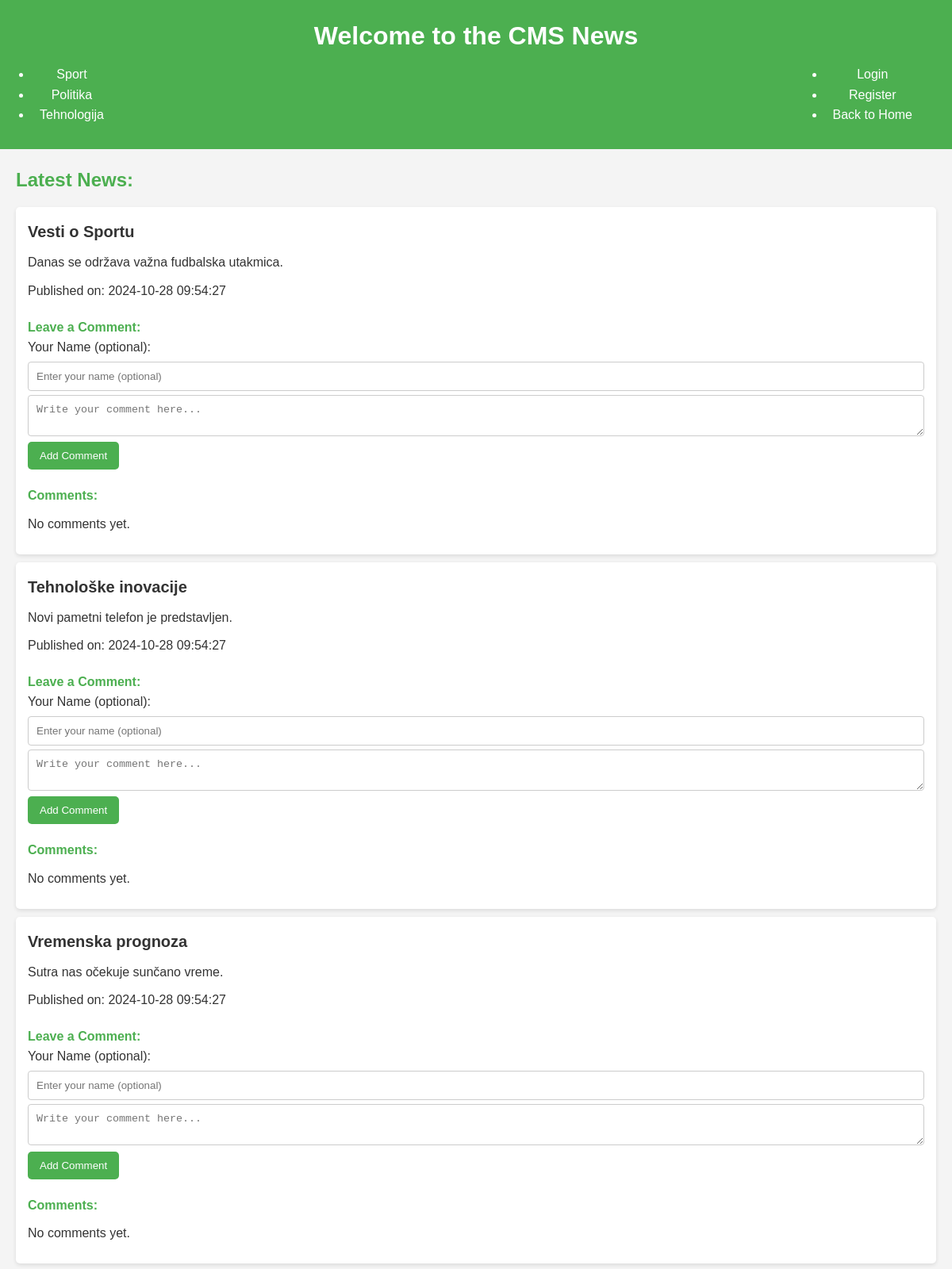
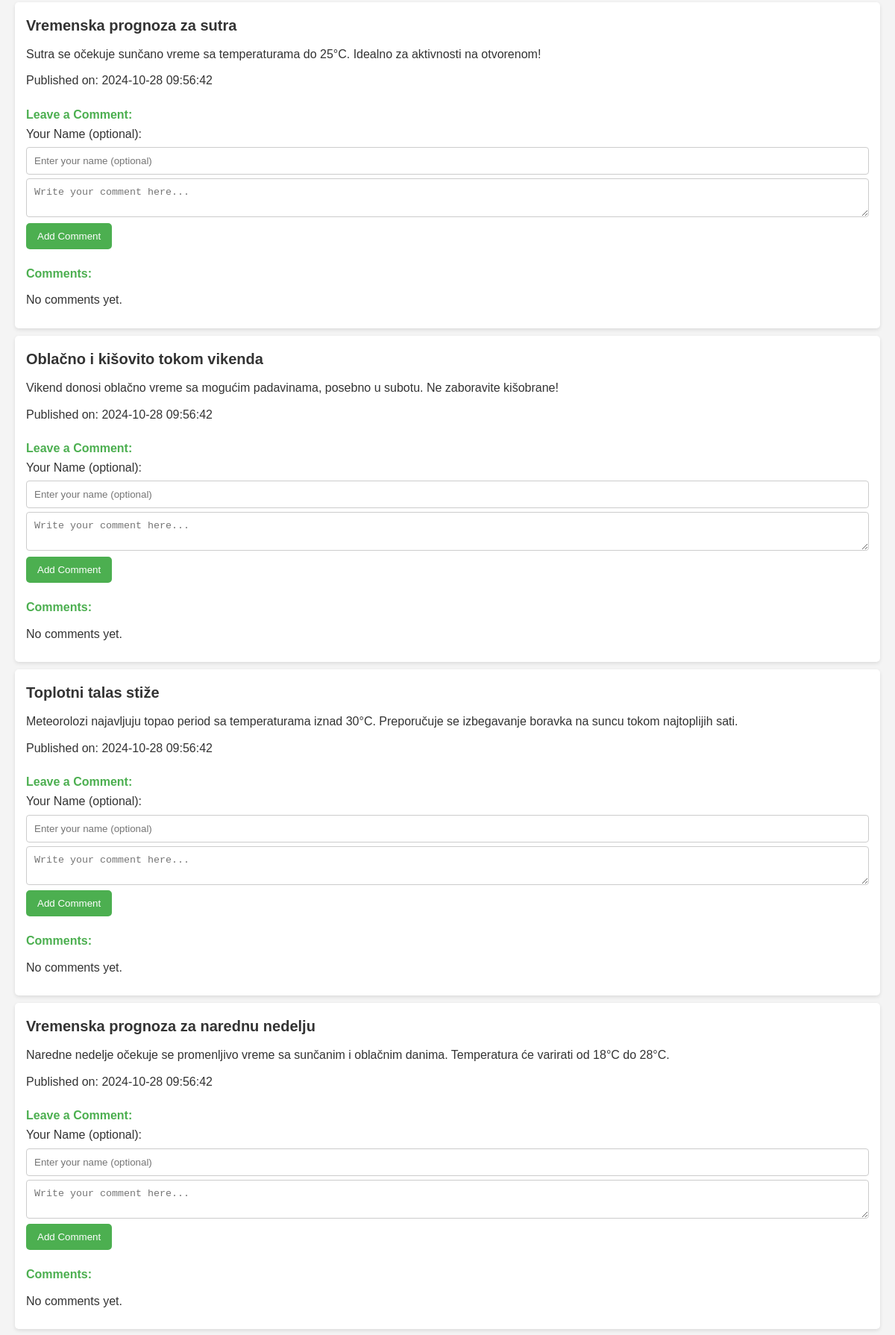
The app's page /cmc_app/add_comment.php?category_id=0 (signed in, upper part) with its own data (2 pictures, top to bottom).
### tables this page shows
CREATE TABLE `categories` (
  `id` int NOT NULL AUTO_INCREMENT,
  `name` varchar(45) NOT NULL,
  PRIMARY KEY (`id`),
  UNIQUE KEY `name` (`name`)
);

CREATE TABLE `news` (
  `id` int NOT NULL AUTO_INCREMENT,
  `title` varchar(255) NOT NULL,
  `content` text NOT NULL,
  `created_at` datetime DEFAULT CURRENT_TIMESTAMP,
  `category` varchar(45) DEFAULT NULL,
  `category_id` int NOT NULL,
  PRIMARY KEY (`id`),
  KEY `fk_category` (`category_id`)
);

### cmc_app/classes/Category.php (called while the page is built)
<?php
class Category {
    private $conn;
    private $table = 'categories';
    public function __construct($db) {
        $this->conn = $db;
    }
    public function getAll() {
        $query = "SELECT * FROM " . $this->table;
        return $this->conn->query($query)->fetchAll(PDO::FETCH_ASSOC);
    }
}

### cmc_app/classes/News.php (called while the page is built, shortened)
<?php
class News {
    private $conn;
    private $table = "news";
    public function __construct($db) {
        $this->conn = $db;
    }
    public function getByCategory($category_id) {
        $query = "SELECT * FROM " . $this->table . " WHERE category_id = :category_id";
        $stmt = $this->conn->prepare($query);
        $stmt->bindParam(':category_id', $category_id);
        $stmt->execute();
        return $stmt->fetchAll(PDO::FETCH_ASSOC);
    }
}
?>

### cmc_app/add_comment.php (the view, shortened to what this page needs)
<?php
require_once 'classes/News.php';
require_once 'classes/Category.php';
$database = new Database();
$db = $database->connect();
$news = new News($db);
$comment = new Comment($db);
$category = new Category($db);
$categories = $category->getAll();
$category_id = isset($_GET['category_id']) ? $_GET['category_id'] : null;
$newsItems = $news->getByCategory($category_id);
?>
<!DOCTYPE html>
<html lang="en">
<head>
    <link rel="stylesheet" href="style.css">
</head>
<body>
    <header>
        <h1>Welcome to the CMS News</h1>
        <nav>
            <ul>
                <?php foreach ($categories as $cat): ?>
                    <li><a href="index.php?category_id=<?= $cat['id'] ?>" <?= $category_id == $cat['id'] ? 'class="active"' : '' ?>><?= htmlspecialchars($cat['name']) ?></a></li>
                <?php endforeach; ?>
            </ul>
            <ul style="float: right;">
                <li><a href="login.php">Login</a></li>
                <li><a href="register.php">Register</a></li>
                <li><a href="index.php">Back to Home</a></li>
            </ul>
        </nav>
    </header>
    <main>
        <h2>Latest News:</h2>
        <?php if (empty($newsItems)): ?>
            <p>No news available in this category.</p>
        <?php else: ?>
            <?php foreach ($newsItems as $item): ?>
                <article>
                    <h3><?= htmlspecialchars($item['title']) ?></h3>
                    <p><?= htmlspecialchars($item['content']) ?></p>
                    <p>Published on: <?= $item['created_at'] ?></p>
                    <?php if (isset($_SESSION['user_id'])): ?>
                        <h4>Leave a Comment:</h4>
                        <form action="index.php?category_id=<?= $category_id ?>" method="POST">
                            <label for="guest_name">Your Name (optional):</label>
                            <input type="text" name="guest_name" placeholder="Enter your name (optional)">
                            <textarea name="comment" required placeholder="Write your comment here..."></textarea>
                            <button type="submit">Add Comment</button>
                        </form>
                    <?php else: ?>
                        <p><a href="login.php">Log in</a> to leave a comment.</p>
                    <?php endif; ?>
                    <h4>Comments:</h4>
                    <?php
                    $comments = $comment->getCommentsByNewsId($item['id']);
                    if (empty($comments)): ?>
                        <p>No comments yet.</p>
                    <?php endif; ?>
                </article>
            <?php endforeach; ?>
        <?php endif; ?>
    </main>
</body>
</html>

### cmc_app/style.css (style rules this page uses)
* { box-sizing: border-box; margin: 0; padding: 0; }
body { font-family: 'Arial', sans-serif; line-height: 1.6; background-color: #f4f4f4; color: #333; }
header { background: #4CAF50; color: white; padding: 20px; text-align: center; }
nav { display: flex; justify-content: space-between; align-items: center; padding: 10px 20px; }
nav a { color: white; text-decoration: none; padding: 10px; transition: background 0.3s ease; }
main { padding: 20px; }
h2 { margin-bottom: 15px; font-size: 24px; color: #4CAF50; }
article { background: white; padding: 15px; margin: 10px 0; border-radius: 5px; box-shadow: 0 2px 5px rgba(0, 0, 0, 0.1); }
article h3 { font-size: 20px; color: #333; }
article p { margin: 10px 0; }
h4 { margin-top: 20px; color: #4CAF50; }
input[type="text"], textarea { width: 100%; padding: 10px; margin-top: 5px; border: 1px solid #ccc; border-radius: 4px; }
button { background-color: #4CAF50; color: white; border: none; padding: 10px 15px; border-radius: 5px; cursor: pointer; transition: background 0.3s ease; }

### records on screen
categories: name "Sport"
categories: name "Politika"
categories: name "Tehnologija"
news: title "Vesti o Sportu", content "Danas se održava važna fudbalska utakmica.", created_at "2024-10-28 09:54:27"
news: title "Tehnološke inovacije", content "Novi pametni telefon je predstavljen.", created_at "2024-10-28 09:54:27"
news: title "Vremenska prognoza", content "Sutra nas očekuje sunčano vreme.", created_at "2024-10-28 09:54:27"
news: title "Vremenska prognoza za sutra", content "Sutra se očekuje sunčano vreme sa temperaturama do 25°C. Idealno za aktivnosti na otvorenom!", created_at "2024-10-28 09:56:42"
news: title "Oblačno i kišovito tokom vikenda", content "Vikend donosi oblačno vreme sa mogućim padavinama, posebno u subotu. Ne zaboravite kišobrane!", created_at "2024-10-28 09:56:42"
news: title "Toplotni talas stiže", content "Meteorolozi najavljuju topao period sa temperaturama iznad 30°C. Preporučuje se izbegavanje boravka na suncu tokom najtoplijih sati.", created_at "2024-10-28 09:56:42"
news: title "Vremenska prognoza za narednu nedelju", content "Naredne nedelje očekuje se promenljivo vreme sa sunčanim i oblačnim danima. Temperatura će varirati od 18°C do 28°C.", created_at "2024-10-28 09:56:42"
